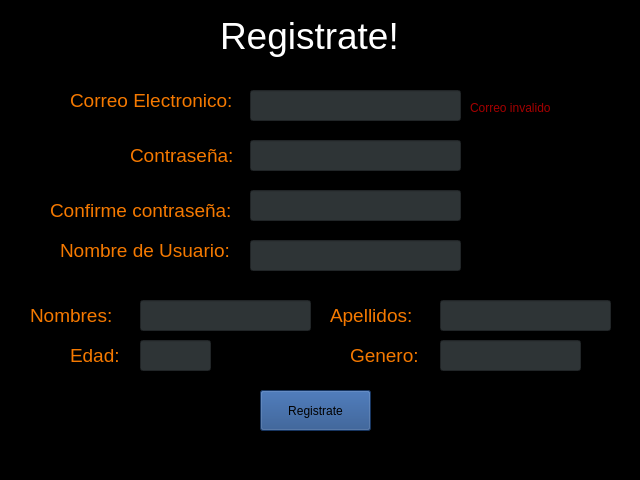
<?xml version="1.0" encoding="UTF-8"?>
<ui version="4.0">
 <class>MainWindow</class>
 <widget class="QMainWindow" name="MainWindow">
  <property name="geometry">
   <rect>
    <x>0</x>
    <y>0</y>
    <width>640</width>
    <height>480</height>
   </rect>
  </property>
  <property name="windowTitle">
   <string>MainWindow</string>
  </property>
  <property name="styleSheet">
   <string notr="true">background-color: rgb(0, 0, 0);</string>
  </property>
  <widget class="QWidget" name="centralwidget">
   <widget class="QLabel" name="label">
    <property name="geometry">
     <rect>
      <x>220</x>
      <y>10</y>
      <width>191</width>
      <height>51</height>
     </rect>
    </property>
    <property name="styleSheet">
     <string notr="true">color: rgb(255, 255, 255); font-size: 28pt;
</string>
    </property>
    <property name="text">
     <string>Registrate!</string>
    </property>
   </widget>
   <widget class="QLabel" name="label_2">
    <property name="geometry">
     <rect>
      <x>70</x>
      <y>90</y>
      <width>161</width>
      <height>21</height>
     </rect>
    </property>
    <property name="styleSheet">
     <string notr="true">color: rgb(245, 121, 0);
font-size: 14pt;</string>
    </property>
    <property name="text">
     <string>Correo Electronico:</string>
    </property>
   </widget>
   <widget class="QLineEdit" name="email">
    <property name="geometry">
     <rect>
      <x>250</x>
      <y>90</y>
      <width>211</width>
      <height>31</height>
     </rect>
    </property>
    <property name="styleSheet">
     <string notr="true">color: rgb(255, 255, 255);
border-color: rgb(255, 255, 255);
font-size:17pt;
background-color: rgb(46, 52, 54);</string>
    </property>
   </widget>
   <widget class="QLineEdit" name="contrasenia">
    <property name="geometry">
     <rect>
      <x>250</x>
      <y>140</y>
      <width>211</width>
      <height>31</height>
     </rect>
    </property>
    <property name="styleSheet">
     <string notr="true">color: rgb(255, 255, 255);
background-color: rgb(46, 52, 54);
border-color:rgb(255, 255, 255);
font-size:17pt;
</string>
    </property>
   </widget>
   <widget class="QLabel" name="label_3">
    <property name="geometry">
     <rect>
      <x>130</x>
      <y>140</y>
      <width>111</width>
      <height>31</height>
     </rect>
    </property>
    <property name="font">
     <font>
      <pointsize>14</pointsize>
     </font>
    </property>
    <property name="styleSheet">
     <string notr="true">color: rgb(245, 121, 0);
font-size: 14pt;</string>
    </property>
    <property name="text">
     <string>Contraseña:</string>
    </property>
   </widget>
   <widget class="QPushButton" name="btnRegistrate">
    <property name="geometry">
     <rect>
      <x>260</x>
      <y>390</y>
      <width>111</width>
      <height>41</height>
     </rect>
    </property>
    <property name="styleSheet">
     <string notr="true">background-color: rgb(32, 74, 135);</string>
    </property>
    <property name="text">
     <string>Registrate</string>
    </property>
   </widget>
   <widget class="QLabel" name="label_4">
    <property name="geometry">
     <rect>
      <x>50</x>
      <y>200</y>
      <width>181</width>
      <height>21</height>
     </rect>
    </property>
    <property name="styleSheet">
     <string notr="true">color: rgb(245, 121, 0);
font-size: 14pt;</string>
    </property>
    <property name="text">
     <string>Confirme contraseña:</string>
    </property>
   </widget>
   <widget class="QLineEdit" name="contrasenia_2">
    <property name="geometry">
     <rect>
      <x>250</x>
      <y>190</y>
      <width>211</width>
      <height>31</height>
     </rect>
    </property>
    <property name="styleSheet">
     <string notr="true">color: rgb(255, 255, 255);
background-color: rgb(46, 52, 54);
border-color:rgb(255, 255, 255);
font-size:17pt;
</string>
    </property>
   </widget>
   <widget class="QLabel" name="labelError">
    <property name="geometry">
     <rect>
      <x>470</x>
      <y>100</y>
      <width>101</width>
      <height>16</height>
     </rect>
    </property>
    <property name="styleSheet">
     <string notr="true">color: rgb(164, 0, 0);</string>
    </property>
    <property name="text">
     <string>Correo invalido</string>
    </property>
   </widget>
   <widget class="QLabel" name="label_5">
    <property name="geometry">
     <rect>
      <x>30</x>
      <y>300</y>
      <width>91</width>
      <height>31</height>
     </rect>
    </property>
    <property name="font">
     <font>
      <pointsize>14</pointsize>
     </font>
    </property>
    <property name="styleSheet">
     <string notr="true">color: rgb(245, 121, 0);
font-size: 14pt;</string>
    </property>
    <property name="text">
     <string>Nombres:</string>
    </property>
   </widget>
   <widget class="QLineEdit" name="nombres">
    <property name="geometry">
     <rect>
      <x>140</x>
      <y>300</y>
      <width>171</width>
      <height>31</height>
     </rect>
    </property>
    <property name="styleSheet">
     <string notr="true">color: rgb(255, 255, 255);
border-color: rgb(255, 255, 255);
font-size:17pt;
background-color: rgb(46, 52, 54);</string>
    </property>
   </widget>
   <widget class="QLineEdit" name="apellidos">
    <property name="geometry">
     <rect>
      <x>440</x>
      <y>300</y>
      <width>171</width>
      <height>31</height>
     </rect>
    </property>
    <property name="styleSheet">
     <string notr="true">color: rgb(255, 255, 255);
border-color: rgb(255, 255, 255);
font-size:17pt;
background-color: rgb(46, 52, 54);</string>
    </property>
   </widget>
   <widget class="QLabel" name="label_6">
    <property name="geometry">
     <rect>
      <x>330</x>
      <y>300</y>
      <width>91</width>
      <height>31</height>
     </rect>
    </property>
    <property name="font">
     <font>
      <pointsize>14</pointsize>
     </font>
    </property>
    <property name="styleSheet">
     <string notr="true">color: rgb(245, 121, 0);
font-size: 14pt;</string>
    </property>
    <property name="text">
     <string>Apellidos:</string>
    </property>
   </widget>
   <widget class="QLineEdit" name="edad">
    <property name="geometry">
     <rect>
      <x>140</x>
      <y>340</y>
      <width>71</width>
      <height>31</height>
     </rect>
    </property>
    <property name="styleSheet">
     <string notr="true">color: rgb(255, 255, 255);
border-color: rgb(255, 255, 255);
font-size:17pt;
background-color: rgb(46, 52, 54);</string>
    </property>
   </widget>
   <widget class="QLabel" name="label_7">
    <property name="geometry">
     <rect>
      <x>70</x>
      <y>340</y>
      <width>51</width>
      <height>31</height>
     </rect>
    </property>
    <property name="font">
     <font>
      <pointsize>14</pointsize>
     </font>
    </property>
    <property name="styleSheet">
     <string notr="true">color: rgb(245, 121, 0);
font-size: 14pt;</string>
    </property>
    <property name="text">
     <string>Edad:</string>
    </property>
   </widget>
   <widget class="QLineEdit" name="genero">
    <property name="geometry">
     <rect>
      <x>440</x>
      <y>340</y>
      <width>141</width>
      <height>31</height>
     </rect>
    </property>
    <property name="styleSheet">
     <string notr="true">color: rgb(255, 255, 255);
border-color: rgb(255, 255, 255);
font-size:17pt;
background-color: rgb(46, 52, 54);</string>
    </property>
   </widget>
   <widget class="QLabel" name="label_8">
    <property name="geometry">
     <rect>
      <x>350</x>
      <y>340</y>
      <width>71</width>
      <height>31</height>
     </rect>
    </property>
    <property name="font">
     <font>
      <pointsize>14</pointsize>
     </font>
    </property>
    <property name="styleSheet">
     <string notr="true">color: rgb(245, 121, 0);
font-size: 14pt;</string>
    </property>
    <property name="text">
     <string>Genero:</string>
    </property>
   </widget>
   <widget class="QLabel" name="label_9">
    <property name="geometry">
     <rect>
      <x>60</x>
      <y>240</y>
      <width>181</width>
      <height>21</height>
     </rect>
    </property>
    <property name="styleSheet">
     <string notr="true">color: rgb(245, 121, 0);
font-size: 14pt;</string>
    </property>
    <property name="text">
     <string>Nombre de Usuario:</string>
    </property>
   </widget>
   <widget class="QLineEdit" name="username">
    <property name="geometry">
     <rect>
      <x>250</x>
      <y>240</y>
      <width>211</width>
      <height>31</height>
     </rect>
    </property>
    <property name="styleSheet">
     <string notr="true">color: rgb(255, 255, 255);
border-color: rgb(255, 255, 255);
font-size:17pt;
background-color: rgb(46, 52, 54);</string>
    </property>
   </widget>
  </widget>
  <widget class="QStatusBar" name="statusbar"/>
 </widget>
 <resources/>
 <connections/>
</ui>
